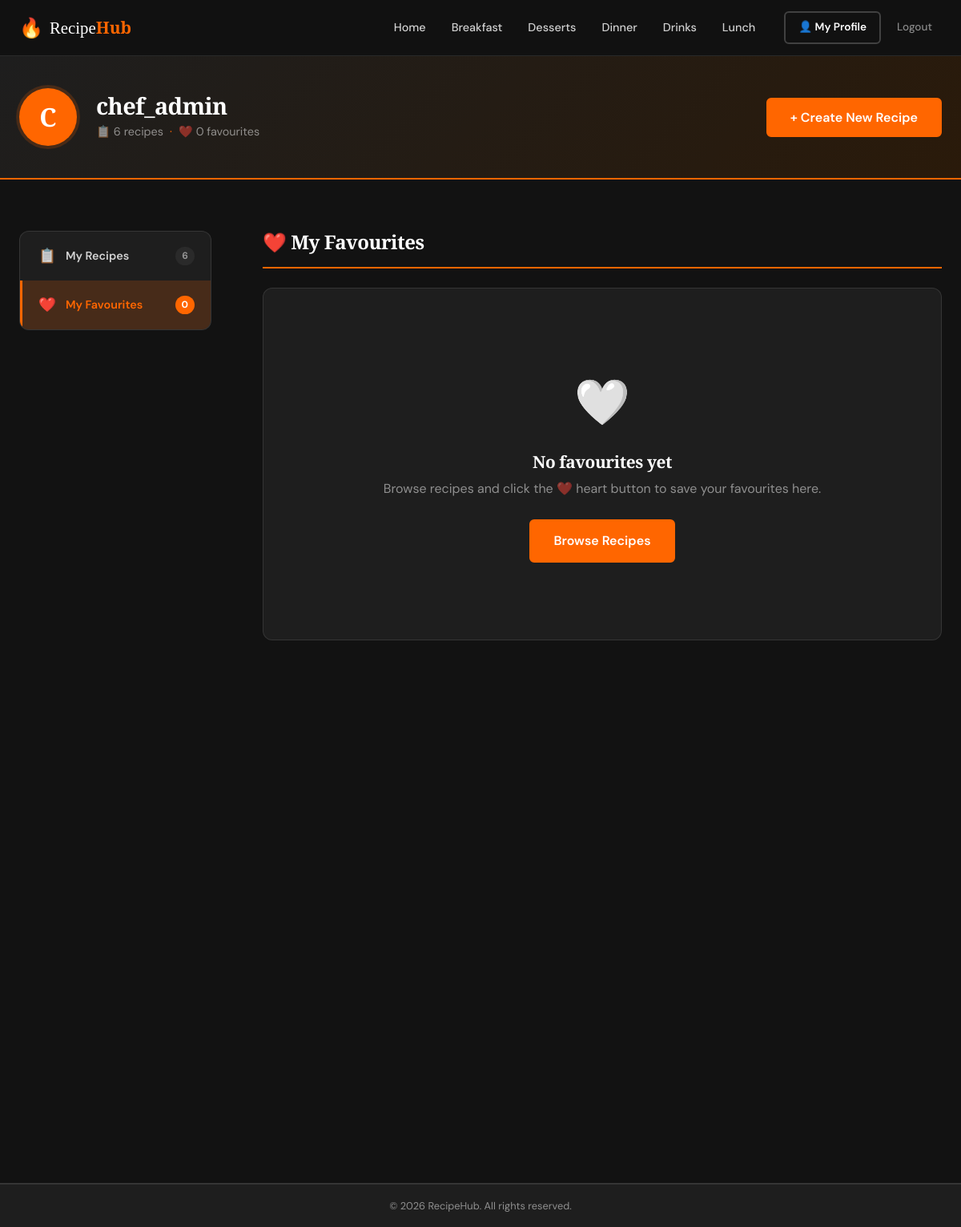
Page /profile.php?tab=favourites (signed in) on the committed database.
### tables this page shows
CREATE TABLE IF NOT EXISTS categories (
  id          INT UNSIGNED    NOT NULL AUTO_INCREMENT,
  name        VARCHAR(100)    NOT NULL,                
  slug        VARCHAR(100)    NOT NULL,                
  icon        VARCHAR(10)     DEFAULT '🍽️',            
  created_at  TIMESTAMP       NOT NULL DEFAULT CURRENT_TIMESTAMP,

  PRIMARY KEY (id),
  UNIQUE KEY uq_categories_slug (slug)
);

### php/recipes.php (called while the page is built, shortened)
<?php
function getCategories(PDO $pdo): array
{
    $sql = "
        SELECT c.id, c.name, c.slug, c.icon,
               COUNT(r.id) AS recipe_count
        FROM   categories c
        LEFT JOIN recipes r ON r.category_id = c.id
        GROUP BY c.id, c.name, c.slug, c.icon
        HAVING recipe_count > 0
        ORDER BY c.name ASC
    ";
    $stmt = $pdo->prepare($sql);
    $stmt->execute();
    return $stmt->fetchAll();
}
function getUserRecipes(PDO $pdo, int $userId): array
{
    $sql = "
        SELECT
            r.id, r.title, r.slug, r.description,
            r.image_url, r.prep_time, r.cook_time, r.difficulty, r.servings,
            r.average_rating, r.rating_count,
            r.created_at,
            c.name AS category_name, c.slug AS category_slug, c.icon AS category_icon
        FROM   recipes r
        LEFT JOIN categories c ON c.id = r.category_id
        WHERE  r.author_id = :uid
        ORDER BY r.created_at DESC
    ";
    $stmt = $pdo->prepare($sql);
    $stmt->execute([':uid' => $userId]);
    return $stmt->fetchAll();
}
function getUserFavorites(PDO $pdo, int $userId): array
{
    $sql = "
        SELECT
            r.id, r.title, r.slug, r.description,
            r.image_url, r.prep_time, r.cook_time, r.difficulty, r.servings,
            r.average_rating, r.rating_count,
            c.name AS category_name, c.slug AS category_slug, c.icon AS category_icon,
            uf.created_at AS favorited_at
        FROM   user_favorites uf
        JOIN   recipes     r ON r.id = uf.recipe_id
        LEFT JOIN categories c ON c.id = r.category_id
        WHERE  uf.user_id = :uid
        ORDER BY uf.created_at DESC
    ";
    $stmt = $pdo->prepare($sql);
    $stmt->execute([':uid' => $userId]);
    return $stmt->fetchAll();
}

### php/auth.php (called while the page is built, shortened)
<?php
function getCurrentUser(): ?array
{
    return [
        'id'       => (int) $_SESSION['user_id'],
        'username' => $_SESSION['user_username'] ?? '',
        'email'    => $_SESSION['user_email']    ?? '',
        'role'     => $_SESSION['user_role']     ?? 'user',
    ];
}

### profile.php (the view, shortened to what this page needs)
<?php
require_once __DIR__ . '/php/auth.php';
require_once __DIR__ . '/php/recipes.php';
$user = getCurrentUser();
$activeTab     = $_GET['tab'] ?? 'my-recipes';
$categories    = getCategories($pdo);
$myRecipes     = getUserRecipes($pdo, $user['id']);
$myFavourites  = getUserFavorites($pdo, $user['id']);
?>
<!DOCTYPE html>
<html lang="en">
<head>
  <link rel="stylesheet" href="css/style.css">
</head>
<body class="profile-page">
<header class="site-header">
  <div class="container header-inner">
    <a href="index.php" class="logo">
      <span class="logo-icon">🔥</span>
      <span class="logo-text">Recipe<strong>Hub</strong></span>
    </a>
    <nav class="primary-nav" aria-label="Main navigation">
      <ul>
        <li><a href="index.php" class="nav-link">Home</a></li>
        <?php foreach ($categories as $cat): ?>
          <li>
            <a href="category.php?slug=<?= htmlspecialchars($cat['slug']) ?>" class="nav-link">
              <?= htmlspecialchars($cat['name']) ?>
            </a>
          </li>
        <?php endforeach; ?>
      </ul>
    </nav>
    <div class="header-auth-btns">
      <a href="profile.php" class="btn btn-outline nav-profile-btn active">👤 My Profile</a>
      <a href="php/auth.php?logout=1" class="nav-link logout-link">Logout</a>
    </div>
  </div>
</header>
<div class="profile-hero">
  <div class="container profile-hero-inner">
    <div class="profile-avatar">
      <?= strtoupper(substr($user['username'], 0, 1)) ?>
    </div>
    <div class="profile-hero-info">
      <h1 class="profile-username"><?= htmlspecialchars($user['username']) ?></h1>
      <p class="profile-stats">
        <span>📋 <?= count($myRecipes) ?> recipe<?= count($myRecipes) !== 1 ? 's' : '' ?></span>
        <span class="stat-dot">·</span>
        <span>❤️ <?= count($myFavourites) ?> favourite<?= count($myFavourites) !== 1 ? 's' : '' ?></span>
      </p>
    </div>
    <button class="btn btn-primary create-recipe-trigger" onclick="openCreateModal()">
      + Create New Recipe
    </button>
  </div>
</div>
<div class="container profile-layout">
  <aside class="profile-sidebar">
    <nav class="sidebar-nav" aria-label="Profile navigation">
      <a href="profile.php?tab=my-recipes"
         class="sidebar-nav-btn <?= $activeTab === 'my-recipes'   ? 'active' : '' ?>">
        <span class="sidebar-icon">📋</span>
        <span class="sidebar-label">My Recipes</span>
        <span class="sidebar-count"><?= count($myRecipes) ?></span>
      </a>
      <a href="profile.php?tab=favourites"
         class="sidebar-nav-btn <?= $activeTab === 'favourites' ? 'active' : '' ?>">
        <span class="sidebar-icon">❤️</span>
        <span class="sidebar-label">My Favourites</span>
        <span class="sidebar-count"><?= count($myFavourites) ?></span>
      </a>
    </nav>
  </aside>
  <main class="profile-content">
    <?php if ($activeTab === 'my-recipes'): ?>
      <div class="profile-tab-header">
        <h2 class="profile-tab-title">📋 My Recipes</h2>
        <button class="btn btn-primary btn-sm" onclick="openCreateModal()">+ New Recipe</button>
      </div>
      <?php if (empty($myRecipes)): ?>
        <div class="profile-empty">
          <span class="empty-icon">🍳</span>
          <h3>No recipes yet</h3>
          <p>Share your first recipe with the RecipeHub community!</p>
          <button class="btn btn-primary" onclick="openCreateModal()">Create Your First Recipe</button>
        </div>
      <?php else: ?>
        <div class="recipe-grid">
          <?php foreach ($myRecipes as $recipe): ?>
            <article class="recipe-card" data-category="<?= htmlspecialchars($recipe['category_slug']) ?>">
              <a href="recipe.php?slug=<?= htmlspecialchars($recipe['slug']) ?>" class="card-img-link" tabindex="-1">
                <div class="card-img-wrap">
                  <img
                    src="<?= htmlspecialchars($recipe['image_url'] ?: 'https://images.unsplash.com/photo-1490645935967-10de6ba17061?w=800&q=80') ?>"
                    alt="<?= htmlspecialchars($recipe['title']) ?>"
                    class="card-img" loading="lazy" width="400" height="280"
                  >
                  <span class="difficulty-badge difficulty-<?= htmlspecialchars($recipe['difficulty']) ?>">
                    <?= ucfirst(htmlspecialchars($recipe['difficulty'])) ?>
                  </span>
                  <span class="my-recipe-badge">My Recipe</span>
                </div>
              </a>
              <div class="card-body">
                <a href="category.php?slug=<?= htmlspecialchars($recipe['category_slug']) ?>" class="card-category">
                  <?= htmlspecialchars($recipe['category_icon']) ?>
                  <?= htmlspecialchars($recipe['category_name']) ?>
                </a>
                <h3 class="card-title">
                  <a href="recipe.php?slug=<?= htmlspecialchars($recipe['slug']) ?>">
                    <?= htmlspecialchars($recipe['title']) ?>
                  </a>
                </h3>
                <p class="card-desc"><?= htmlspecialchars(mb_substr($recipe['description'], 0, 90)) ?>…</p>
                <div class="card-meta">
                  <span class="meta-item" style="color:var(--color-orange); font-weight:600;">
                    ⭐ <?= $recipe['average_rating'] > 0 ? htmlspecialchars((float)$recipe['average_rating']) . ' (' . (int)$recipe['rating_count'] . ')' : '<span style="color:var(--color-white-50); font-weight:400; font-size:0.85em;">No ratings</span>' ?>
                  </span>
                  <span class="meta-item">⏱ <?= (int)$recipe['prep_time'] + (int)$recipe['cook_time'] ?> min</span>
                  <span class="meta-item">🍽️ Serves <?= (int)$recipe['servings'] ?></span>
                </div>
                <div class="card-actions">
                  <a href="recipe.php?slug=<?= htmlspecialchars($recipe['slug']) ?>" class="card-cta">
                    View Recipe
                    <svg width="14" height="14" viewBox="0 0 24 24" fill="none" stroke="currentColor" stroke-width="2.5">
                      <line x1="5" y1="12" x2="19" y2="12"/><polyline points="12 5 19 12 12 19"/>
                    </svg>
                  </a>
                  <form method="POST" action="profile.php?tab=my-recipes" onsubmit="return confirm('WARNING: Are you sure you want to delete this recipe? This cannot be undone.');" style="display:inline-block;">
                    <input type="hidden" name="action" value="delete_recipe">
                    <input type="hidden" name="recipe_id" value="<?= (int)$recipe['id'] ?>">
                    <button type="submit" class="btn btn-danger" style="padding: 0.4rem 0.8rem; font-size: 0.8rem; background: rgba(239,68,68,0.2); border: 1px solid #ef4444; color: #fca5a5;" title="Delete Recipe">
                      🗑️ Delete
                    </button>
                  </form>
                </div>
              </div>
            </article>
          <?php endforeach; ?>
        </div>
      <?php endif; ?>
    <?php elseif ($activeTab === 'favourites'): ?>
      <div class="profile-tab-header">
        <h2 class="profile-tab-title">❤️ My Favourites</h2>
      </div>
      <?php if (empty($myFavourites)): ?>
        <div class="profile-empty">
          <span class="empty-icon">🤍</span>
          <h3>No favourites yet</h3>
          <p>Browse recipes and click the ❤️ heart button to save your favourites here.</p>
          <a href="index.php" class="btn btn-primary">Browse Recipes</a>
        </div>
      <?php endif; ?>
    <?php endif; ?>
  </main>
</div>
<footer class="site-footer">
  <div class="footer-bottom">
    <p>© <?= date('Y') ?> RecipeHub. All rights reserved.</p>
  </div>
</footer>
</body>
</html>

### rows in the picture
categories: name "Breakfast"
categories: name "Desserts"
categories: name "Dinner"
categories: name "Drinks"
categories: name "Lunch"

### other values in the picture
substr($user['username'], 0, 1) "C"
$user['username'] "chef_admin"
count($myRecipes) "6"
count($myFavourites) "0"
